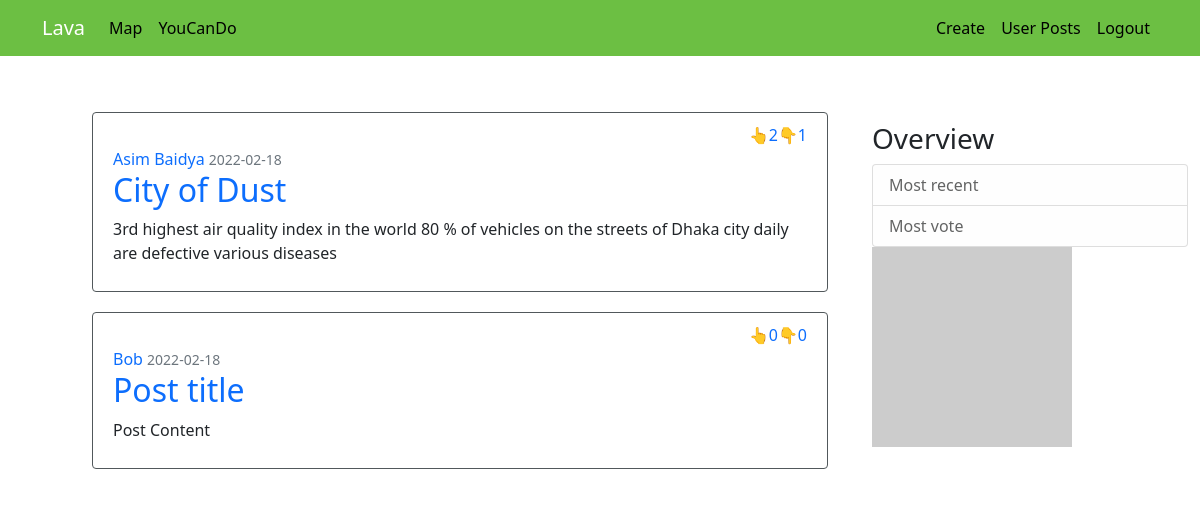
The app's page /lava (signed in) with its own data.
### lava/models/__init__.py (models this page shows, shortened)
class Post(db.Model):
    id = db.Column(db.Integer, primary_key=True)
    title = db.Column(db.String(100), nullable=False)
    date_posted = db.Column(db.DateTime,
        nullable=False, default=datetime.utcnow)
    content = db.Column(db.Text, nullable=False)
    image = db.Column(db.String(100), nullable=False,default='default.jpg')
    up = db.Column(db.Integer,nullable=False,default=0)
    down = db.Column(db.Integer,nullable=False,default=0)
    user_id = db.Column(db.Integer,
        db.ForeignKey('user.id',ondelete="CASCADE"), nullable=False)
    comments = db.relationship('Comment', backref='post', lazy=True)

class User(db.Model, UserMixin):
    id = db.Column(db.Integer, primary_key=True)
    name = db.Column(db.String(50),  nullable=False)
    email = db.Column(db.String(120), unique=True, nullable=False)
    gender = db.Column(db.String(1))
    date = db.Column(db.String(250))
    dp = db.Column(db.String(20))
    password = db.Column(db.String(60), nullable=False)
    posts = db.relationship('Post', backref='author', lazy=True)
    comments = db.relationship('Comment', backref='author', lazy=True)

### lava/main/__init__.py (the view)
@main.route('/')
@main.route('/lava')
def index():
    page = request.args.get('page', 1, type=int)
    posts = Post.query.order_by(Post.date_posted.desc()).paginate(page=page, per_page=5)
    print(posts)
    return render_template('index.html', posts=posts)

### lava/models/__init__.py (called while the page is built)
@login_manager.user_loader
def load_user(user_id):
    return User.query.get(int(user_id))

### lava/templates/index.html
{% extends "base_index.html" %}
{% block content %}
    {% for post in posts.items %}
        <article class="media content-section">
          <div class="media-body">
            <div class="vote">
              <div class="up">
                <a href="#">
                👆{{post.up}}
                </a>
              </div>
              <div class="down">
                <a href="#">
                👇{{post.down}}
                </a>
              </div>
            </div>
            <div class="article-metadata">
              <a class="mr-2" href="#">{{post.author.name}}</a>
              <small class="text-muted">{{post.date_posted.strftime('%Y-%m-%d')}}</small>
            </div>
            <h2>
              <a class="article-title" href="{{ url_for('posts.post',post_id=post.id) }}">{{post.title}}</a>
            </h2>
            <p class="article-content">{{post.content}}</p>
          </div>
        </article>
    {% endfor %}
{% endblock content %}

### lava/static/style/style.css (style rules this page uses)
body { margin-top: 5rem; background-color:#8A919966; background-color:#707A8C; background-color: white; }
.content-section { padding: 10px 20px; border: 1px solid #51585b; border-radius: 4px; margin-bottom: 20px; }
.up,.down { width: auto; }
a:link { text-decoration: none; }
.up a:link,.down a:link { text-decoration: none; }
.vote { display: flex; align-items: right; justify-content: right; }

### records on screen
Post: up "2", down "1", author.name "Asim Baidya", date_posted "2022-02-18", title "City of Dust", content "3rd highest air quality index in the world 80 % of vehicles on the streets of Dhaka city daily are defective various diseases"
Post: up "0", down "0", author.name "Bob", date_posted "2022-02-18", title "Post title", content "Post Content"
